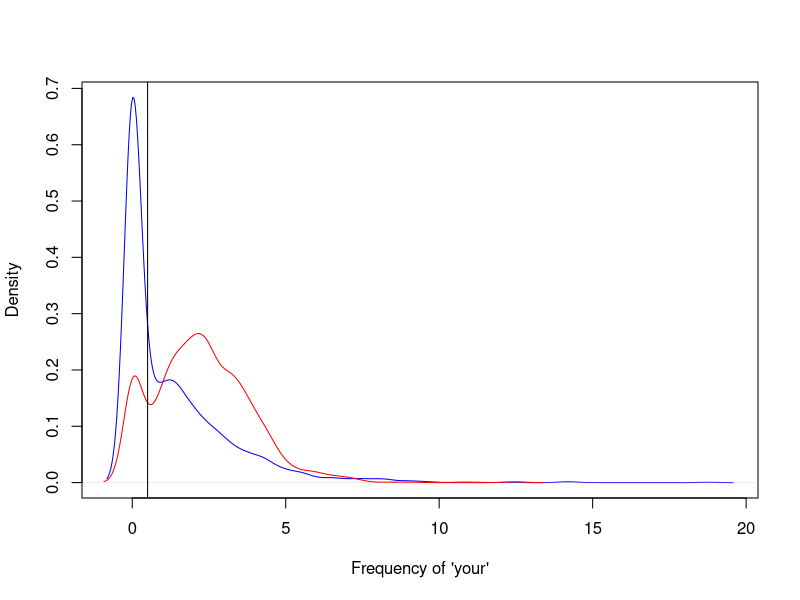

The R source for this figure:
library(kernlab)
data("spam")
head(spam)
#based on frequency of you 
plot(density(spam$you[spam$type=="nonspam"]),col="blue",main="",xlab="Frequency of 'your'")
lines(density(spam$you[spam$type=="spam"]),col="red")
#find a frequency where if the value is greater than frequency it is apm
abline(v=0.5,col="black")
prediction <- ifelse(spam$you>2 , "spam" , "nonspam")
table(prediction,spam$type)/length(spam$type)
